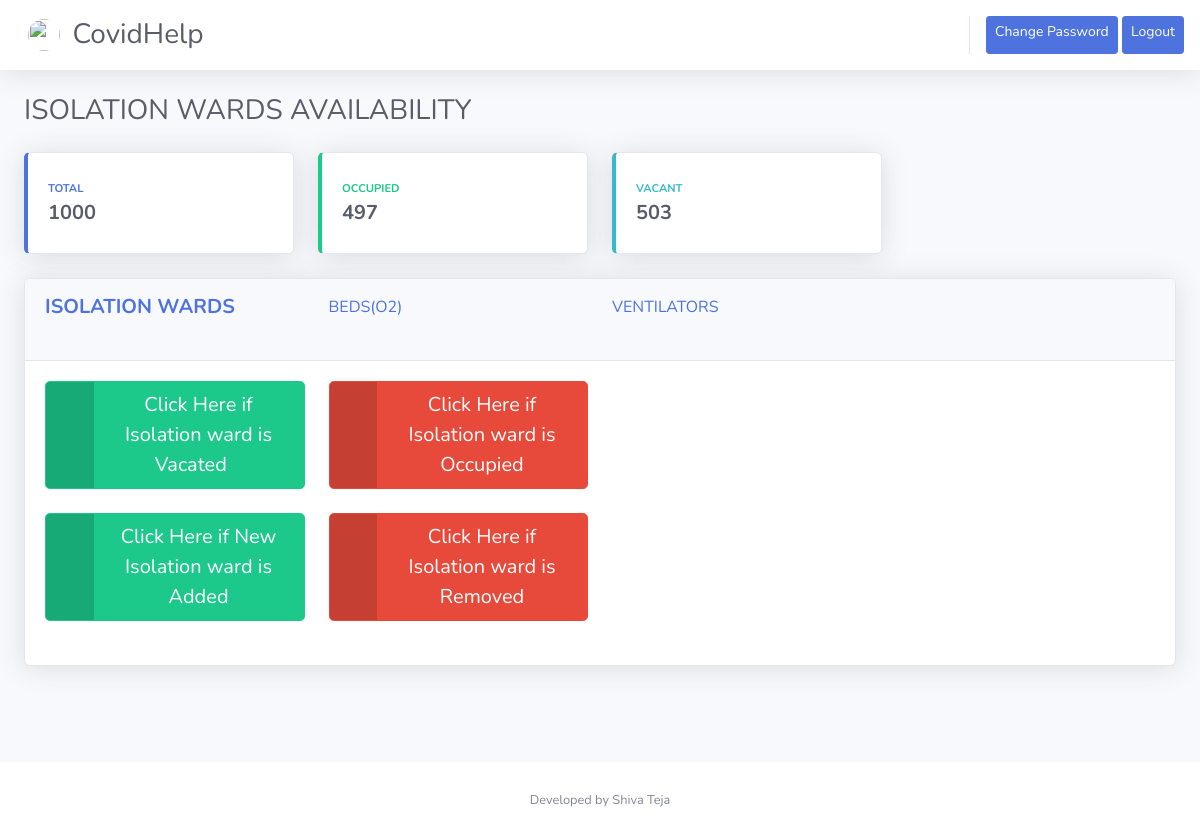
The page /adminiw/ (signed in) on the database its author committed.
### esic/models.py (models this page shows, shortened)
class Hospital(models.Model):
    email=models.CharField(max_length=100,primary_key=True,default=0)
    hospital_name=models.CharField(max_length=500,default=None,null=False,verbose_name="Hospital")
    Address=models.CharField(max_length=500,default=None,null=False,verbose_name="Address")
    GLink=models.CharField(max_length=500,default=None,null=False,verbose_name="GLink")
    contact_number=models.CharField(max_length=15,default=None,null=False,verbose_name="Contact Number")
    h_type=models.CharField(max_length=5,default=None,null=False,verbose_name="Hospital Type")
    iw_occupied=models.IntegerField(default=0,null=True,blank=True,verbose_name="Occupied Isolation Wards")
    iw_vacant=models.IntegerField(default=0,null=True,blank=True,verbose_name="Vacant Isolation Wards")
    total_iw=models.IntegerField(default=0,null=True,blank=True,verbose_name="Total Isolation Wards")
    beds_occupied=models.IntegerField(default=0,null=True,blank=True,verbose_name="Occupied beds")
    beds_vacant=models.IntegerField(default=0,null=True,blank=True,verbose_name="Vacant beds")
    total_beds=models.IntegerField(default=0,null=True,blank=True,verbose_name="Total Beds")
    ventilators_occupied=models.IntegerField(default=0,null=True,blank=True,verbose_name="Occupied Ventilators")
    ventilators_vacant=models.IntegerField(default=0,null=True,blank=True,verbose_name="Vacant Ventilators")
    total_ventilators=models.IntegerField(default=0,null=True,blank=True,verbose_name="Total Ventilators")
    last_updated=models.DateTimeField(verbose_name="Last Updated",blank=True,default=timezone.now)
    password=models.CharField(max_length=20,default=None,blank=False)

### esic/views.py (the view)
# urls.py: path('adminiw/',views.adminiw,name="adminiw"),
def adminiw(request):
    if request.session.get('user_session',None):
        currentuser=request.session['user_session']
        record=Hospital.objects.filter(email=currentuser)
        return render(request,'esic/admin_iw.html',{'record':record})
    else:
        return HttpResponseRedirect(reverse('login'))

### esic/templates/esic/admin_iw.html (shortened to what this page needs)
<!DOCTYPE html>
<html lang="en">
<head>
{% load static %}
  <link href="{% static 'esic/vendor/fontawesome-free/css/all.min.css' %}" rel="stylesheet" type="text/css">
  <link rel="stylesheet" href="https://cdnjs.cloudflare.com/ajax/libs/font-awesome/4.7.0/css/font-awesome.min.css">
  <link href="{% static 'esic/vendor/datatables/dataTables.bootstrap4.min.css' %}" rel="stylesheet">
  <link href="{% static 'esic/css/sb-admin-2.min.css' %}" rel="stylesheet">
</head>
<body id="page-top" background="">
  <div id="wrapper">
    <div id="content-wrapper" class="d-flex flex-column">
      <div id="content">
        <nav class="navbar navbar-expand navbar-light bg-white topbar mb-4 static-top shadow">
            <div class="nav-item dropdown no-arrow">
              <br>
                <a class="nav-link dropdown-toggle" href="#" id="userDropdown" role="button" data-toggle="dropdown" aria-haspopup="true" aria-expanded="false">
                  <img class="img-profile rounded-circle" src="https://thumbs.dreamstime.com/b/charminar-hyderabad-india-21608713.jpg">
                  &nbsp;&nbsp;&nbsp;<h1 class="h3 mb-0 text-gray-800">CovidHelp</h1>
                </a>
                <br>
            </div>
            <ul class="navbar-nav ml-auto">
                <a href="{% url 'changepassword' %}" class="btn btn-primary btn-icon-split btn-sm">
                  <span class="text">Change Password</span>
                </a>
                <a href="{% url 'logout' %}" class="btn btn-primary btn-icon-split btn-sm">
                    <span class="text">Logout</span>
                </a>
              </ul>
        </nav>
        <div class="container-fluid">
          <h1 class="h3 mb-0 text-gray-800">ISOLATION WARDS AVAILABILITY</h1>
        <br>
       <div class="row">
        <div class="col-xl-3 col-md-6 mb-4">
          <div class="card border-left-primary shadow h-100 py-2">
            <div class="card-body">
              <div class="row no-gutters align-items-center">
                <div class="col mr-2">
                  <div class="text-xs font-weight-bold text-primary text-uppercase mb-1">Total</div>
                  <div class="h5 mb-0 font-weight-bold text-gray-800">
                      {% for i in record %}
                      {{ i.total_iw }}
                      {%  endfor %}
                  </div>
                </div>
              </div>
            </div>
          </div>
        </div>
        <div class="col-xl-3 col-md-6 mb-4">
          <div class="card border-left-success shadow h-100 py-2">
            <div class="card-body">
              <div class="row no-gutters align-items-center">
                <div class="col mr-2">
                  <div class="text-xs font-weight-bold text-success text-uppercase mb-1">Occupied</div>
                  <div class="h5 mb-0 font-weight-bold text-gray-800">
                    {% for i in record %}
                        {{ i.iw_occupied }}
                    {%  endfor %}</div>
                </div>
              </div>
            </div>
          </div>
        </div>
        <div class="col-xl-3 col-md-6 mb-4">
          <div class="card border-left-info shadow h-100 py-2">
            <div class="card-body">
              <div class="row no-gutters align-items-center">
                <div class="col mr-2">
                  <div class="text-xs font-weight-bold text-info text-uppercase mb-1">Vacant</div>
                  <div class="row no-gutters align-items-center">
                    <div class="col-auto">
                      <div class="h5 mb-0 mr-3 font-weight-bold text-gray-800">{% for i in record %}
                        {{ i.iw_vacant }}
                    {%  endfor %}</div>
                    </div>
                  </div>
                </div>
              </div>
            </div>
          </div>
        </div>
      </div>
      <div class="card shadow mb-4">
        <div class="card-header py-3">
            <div class="row">
                <div class="col-xl-3 col-md-6 mb-4">
        <span class="h5 mb-0 font-weight-bold text-gray-800" ><a href="{% url 'adminiw' %}">ISOLATION WARDS</a></span>
</div>
<div class="col-xl-3 col-md-6 mb-4">
          <span class="" ><a href="{% url 'adminbeds' %}">BEDS(O2)</a></span>
</div>
<div class="col-xl-3 col-md-6 mb-4">
          <span class="" ><a href="{% url 'adminventilators' %}">VENTILATORS</a></span>
          </div>
</div>
        </div>
        <div class="card-body">
          <div class="row">
            <div class="col-xl-3 col-md-6 mb-4">
            <a href="{% url 'iw_emptied' %}" class="btn btn-success btn-icon-split btn-lg">
                <span class="icon text-white-50">
                  <i class="fas fa-plus"></i>
                </span>
                <span class="text">Click Here if Isolation ward is Vacated&nbsp;&nbsp;&nbsp;</span>
              </a>
              </div>
              <div class="col-xl-3 col-md-6 mb-4">
              <a href="{% url 'iw_occupied' %}" class="btn btn-danger btn-icon-split btn-lg">
                <span class="icon text-white-50">
                  <i class="fas fa-minus"></i>
                </span>
                <span class="text">Click Here if Isolation ward is
                    Occupied</span>
              </a>
              </div>
              </div>
          <div class="row">
            <div class="col-xl-3 col-md-6 mb-4">
              <a href="{% url 'iw_added' %}" class="btn btn-success btn-icon-split btn-lg">
                <span class="icon text-white-50">
                  <i class="fas fa-plus"></i>
                </span>
                <span class="text">Click Here if New Isolation ward is Added</span>
              </a>
            </div>
            <div class="col-xl-3 col-md-6 mb-4">
              <a href="{% url 'iw_removed' %}" class="btn btn-danger btn-icon-split btn-lg">
                <span class="icon text-white-50">
                  <i class="fas fa-minus"></i>
                </span>
                <span class="text">Click Here if Isolation ward is Removed</span>
              </a>
            </div>
          </div>
        </div>
      </div>
    </div>
          <div class="row">
          <div class="row">
            <div class="col-lg-12 mb-4">
            <div class="col-lg-12 mb-4">
              <br>
              </div>
            </div>
          </div>
        </div>
      </div>
      <footer class="sticky-footer bg-white">
        <div class="container my-auto">
          <div class="copyright text-center my-auto">
            <span>Developed by Shiva Teja</span>
          </div>
        </div>
      </footer>
    </div>
  </div>
</body>
</html>

### esic/templates/esic/admin_iw.html (style rules this page uses)
img { width:100%; height: 500px; }

### rows shown on the page
Hospital: total_iw "1000", iw_occupied "497", iw_vacant "503"
